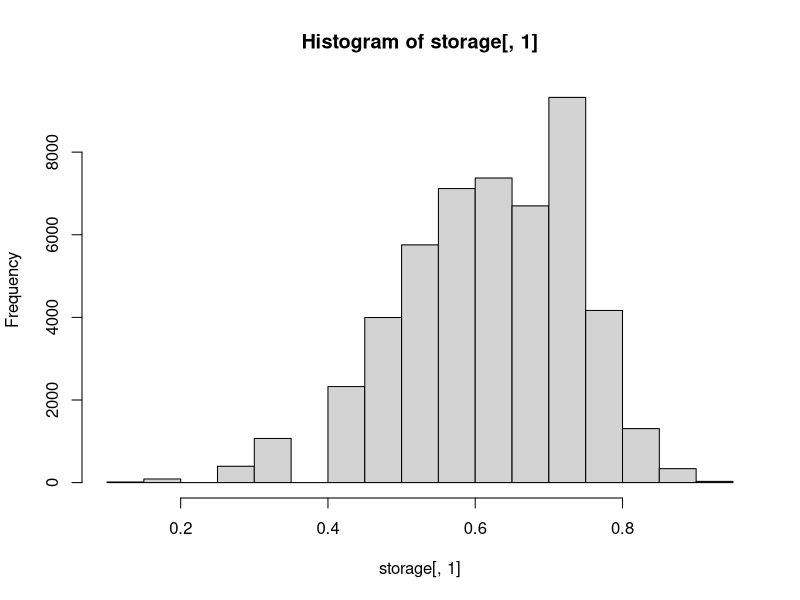
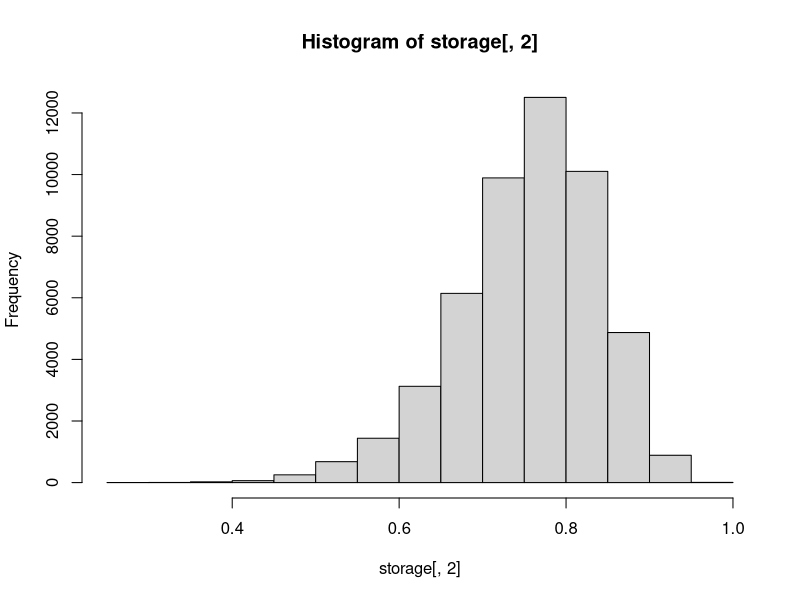

Here is the R script that generated these plots, in order:
iters <- 50000

storage <- matrix(0, nrow = iters, ncol = 2)

for(i in 1:iters) {
  pop.others <- rnorm(90)
  # samp <- rnorm(10)
  samp <- qnorm(1:10/11)
  pop <- c(pop.others, samp)

  ord.samp <- sort(samp)

  # P(X_(1) <= x_(1))
  storage[i, 1] <- 1 - choose(sum(pop > ord.samp[1]), 10) / choose(100, 10)

  # P(X_(2) <= x_(2) | X_(1) <= x_(1))
  storage[i, 2] <- 1 - choose(sum(pop > ord.samp[2]), 9) * choose(sum(pop <= ord.samp[1]), 1) / choose(100, 10) / storage[i, 1]

}

hist(storage[, 1])
hist(storage[, 2])


# Testing
pop.others <- rnorm(90)
samp <- rnorm(10)
pop <- c(pop.others, samp)

ord.samp <- sort(samp)

# P(X_(1) <= x_(1))
step_1 <- 1 - choose(sum(pop > ord.samp[1]), 10) / choose(100, 10)

# P(X_(2) <= x_(2) | X_(1) <= x_(1))
step_2 <- 1 - choose(sum(pop > ord.samp[2]), 9) * choose(sum(pop <= ord.samp[1]), 1) / choose(100, 10) / step_1



# "Ideal" sample
pop.others <- rnorm(90)
samp <- qnorm(1:10/11)
pop <- c(pop.others, samp)

ord.samp <- sort(samp)

# P(X_(1) <= x_(1))
step_1 <- 1 - choose(sum(pop > ord.samp[1]), 10) / choose(100, 10)

# P(X_(2) <= x_(2) | X_(1) <= x_(1))
step_2 <- 1 - choose(sum(pop > ord.samp[2]), 9) * choose(sum(pop <= ord.samp[1]), 1) / choose(100, 10) / step_1
